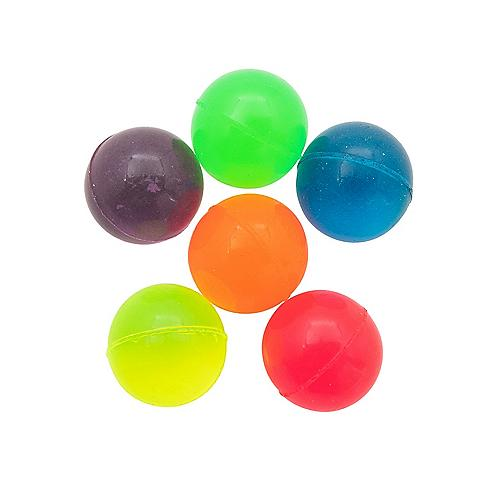
#> input picture resources/renkliToplar.png, 500 x 500 px; its folder holds only this picture in this run
$ python -i subtractBackground.py   (imports and definitions only)
#> lines starting #> are read from the running program, lines starting #| are printed output that depends on the picture
import cv2
import numpy as np
from collections import deque
import globalVariable as g
import client


# [20 lines left out: function initImageProcessing, not called in this run]

###### HELPFUL FUNCTIONS ######
def trackBall():
    # TO DO: implement ball tracking algotihms such as cam shift and mean shift etc.
    pass

# [41 lines left out: functions mostBallContour, gimmeBottom, not called in this run]

def getFrame(src, kernelsize = (3,3) , downScale = 100,loop = 0):
    ret , frame = src.read()
    if ret == False:
        if loop :
            src.set(cv2.CAP_PROP_POS_FRAMES, 0)
            frame =  getFrame(src = src)
            return frame
        print("Can't get the video feed.")
        exit()
    frame = cv2.cvtColor(frame , cv2.COLOR_BGR2GRAY)
    width = int(frame.shape[1] * downScale / 100)
    height = int(frame.shape[0] * downScale / 100)
    dim = (width , height)
    frame = cv2.resize(src=frame , dsize=dim  , interpolation = cv2.INTER_AREA )
    frame = cv2.blur( frame , kernelsize)
    return frame

# [118 lines left out: functions thresholdedDifference, imageProcessing, not called in this run]

>>> import cv2
>>> picture = cv2.imread('resources/renkliToplar.png', cv2.IMREAD_GRAYSCALE)
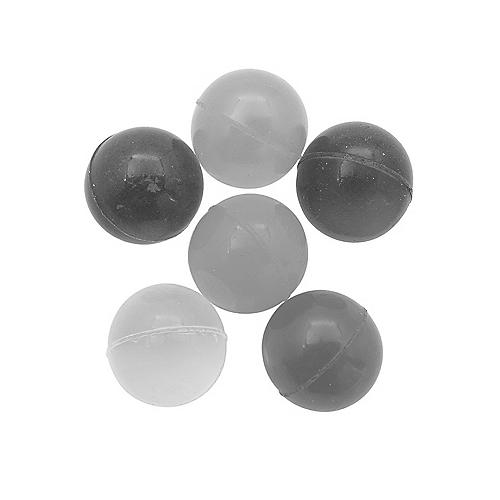
#> picture: shape (500, 500); min 0, max 255, mean 223.8
>>> result = getFrame(picture)
#> (the run stopped early here; a loop or call above may not have finished)

$ run again, on resources/table_tennis_sizes.png
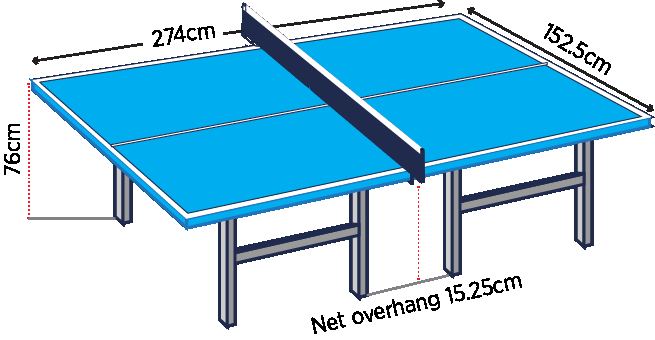
#> input picture resources/table_tennis_sizes.png, 655 x 340 px
#> `picture = cv2.imread('resources/renkliToplar.png', cv2.IMREAD_GRAYSCALE)`:
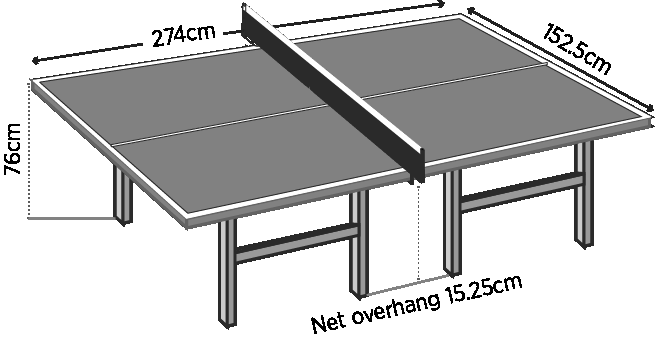
#> picture: shape (340, 655); min 0, max 255, mean 196.9
